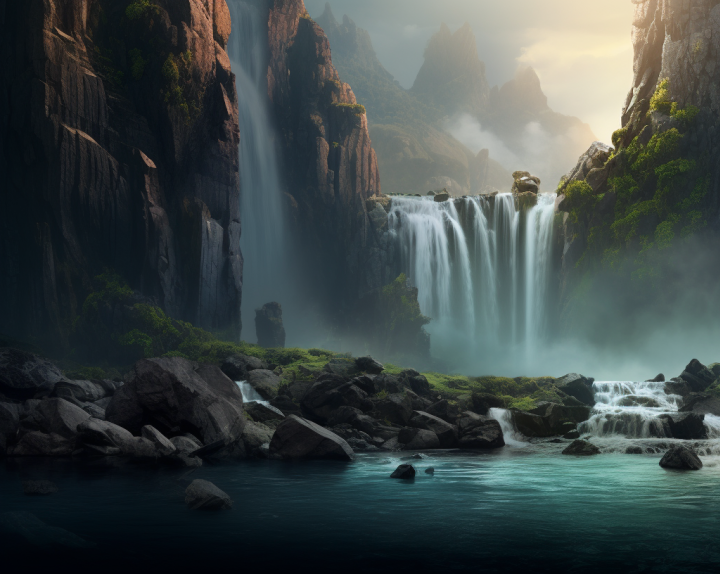
#> input picture exp3/left.png, 720 x 574 px
$ python image_stitching.py
#> lines starting #> are read from the running program, lines starting #| are printed output that depends on the picture
# -*- coding: utf-8 -*-
"""
实验三：基于 SIFT 特征的图像拼接
将 左.png 与 右.png 两张具有重叠区域的瀑布图拼接为一张全景图。
"""
import cv2
import numpy as np
import os

# ---------- 0. 路径配置 ----------
OUT_DIR = os.path.dirname(os.path.abspath(__file__))
IMG_DIR = os.path.join(OUT_DIR, "images")

img_left_path = os.path.join(IMG_DIR, "left.png")    # 基准图（左图，固定不动）
img_right_path = os.path.join(IMG_DIR, "right.png")  # 待变换图（右图，投影到左图坐标系）

# ---------- 1. 读图并转灰度 ----------
def imread_unicode(path):
    """支持中文路径的 imread"""
#> called with path = 'exp3/images/left.png'
    data = np.fromfile(path, dtype=np.uint8)
    return cv2.imdecode(data, cv2.IMREAD_COLOR)
#> returned value is the input picture: shape (574, 720, 3); mean B, G, R 72.5, 73.3, 63.4

img_a = imread_unicode(img_left_path)    # img_a : 左图
img_b = imread_unicode(img_right_path)   # img_b : 右图
#> call 2 of imread_unicode, with path = 'exp3/images/right.png'
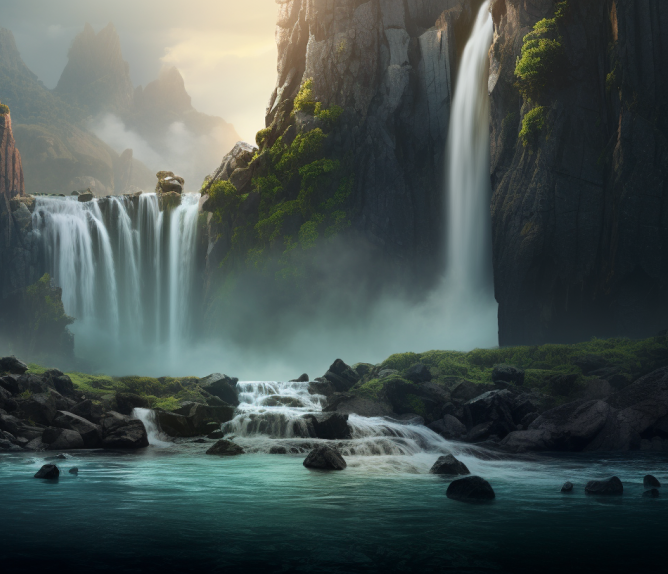
#> input picture exp3/right.png, 668 x 574 px
#> in imread_unicode, returned value is the input picture: shape (574, 668, 3); mean B, G, R 82.1, 84.5, 72.9
assert img_a is not None, "无法读取左.png"
assert img_b is not None, "无法读取右.png"

def imwrite_unicode(path, img):
    """支持中文路径的 imwrite"""
    ext = os.path.splitext(path)[1]
    ok, buf = cv2.imencode(ext, img)
    if ok:
        buf.tofile(path)

gray_a = cv2.cvtColor(img_a, cv2.COLOR_BGR2GRAY)
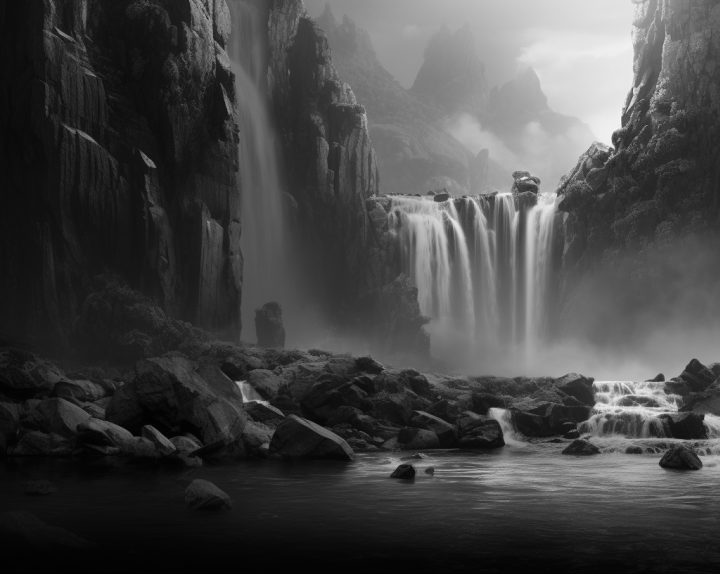
#> gray_a: shape (574, 720); min 1, max 247, mean 70.2
gray_b = cv2.cvtColor(img_b, cv2.COLOR_BGR2GRAY)
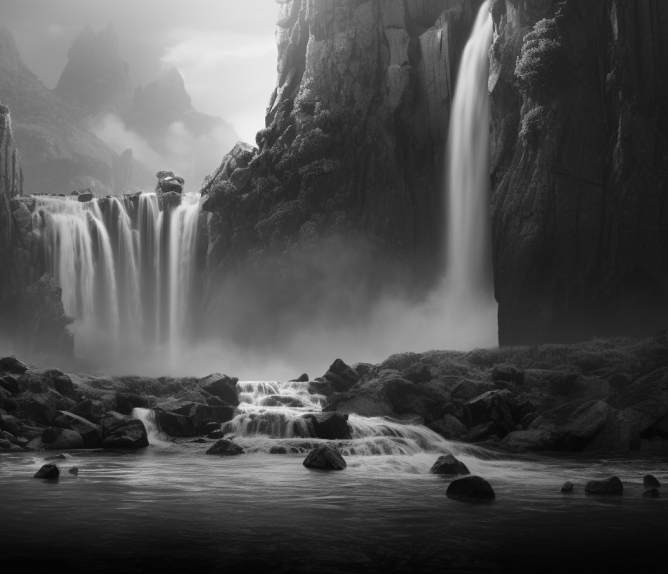
#> gray_b: shape (574, 668); min 3, max 247, mean 80.7
print(f"左图尺寸: {img_a.shape}, 右图尺寸: {img_b.shape}")
#| 左图尺寸: (574, 720, 3), 右图尺寸: (574, 668, 3)

# ---------- 2. SIFT 特征检测与描述子计算 ----------
sift = cv2.SIFT_create()
kp_a, des_a = sift.detectAndCompute(gray_a, None)
#> kp_a = 950 keypoints; strongest (x, y, size): (497, 413, 9.3), (660, 378, 5.2), (650, 403, 7.3), (613, 147, 2.3)
kp_b, des_b = sift.detectAndCompute(gray_b, None)
#> kp_b = 865 keypoints; strongest (x, y, size): (141, 413, 9.3), (354, 420, 8.8), (304, 378, 5.2), (483, 29, 17.4)
print(f"左图关键点数量: {len(kp_a)}, 右图关键点数量: {len(kp_b)}")
#| 左图关键点数量: 950, 右图关键点数量: 865

# ---------- 3. FLANN 近似最近邻匹配 + Lowe 比率测试 ----------
FLANN_INDEX_KDTREE = 1
index_params = dict(algorithm=FLANN_INDEX_KDTREE, trees=5)
search_params = dict(checks=50)
flann = cv2.FlannBasedMatcher(index_params, search_params)

matches = flann.knnMatch(des_b, des_a, k=2)   # query=右图(b), train=左图(a)
#> matches = 865 matches

good_matches = []
for m, n in matches:
    if m.distance < 0.7 * n.distance:
        good_matches.append(m)
#> after the loop, good_matches = 608 matches
print(f"经 Lowe 比率筛选后的优质匹配点数量: {len(good_matches)}")
#| 经 Lowe 比率筛选后的优质匹配点数量: 608

# ---------- 4. 绘制匹配连线图 ----------
# drawMatches(img1, kp1, img2, kp2, matches1to2, ...)
# 这里把右图画在左图左边展示连线
matched_img = cv2.drawMatches(
    img_b, kp_b, img_a, kp_a, good_matches, None,
    flags=cv2.DrawMatchesFlags_NOT_DRAW_SINGLE_POINTS
)
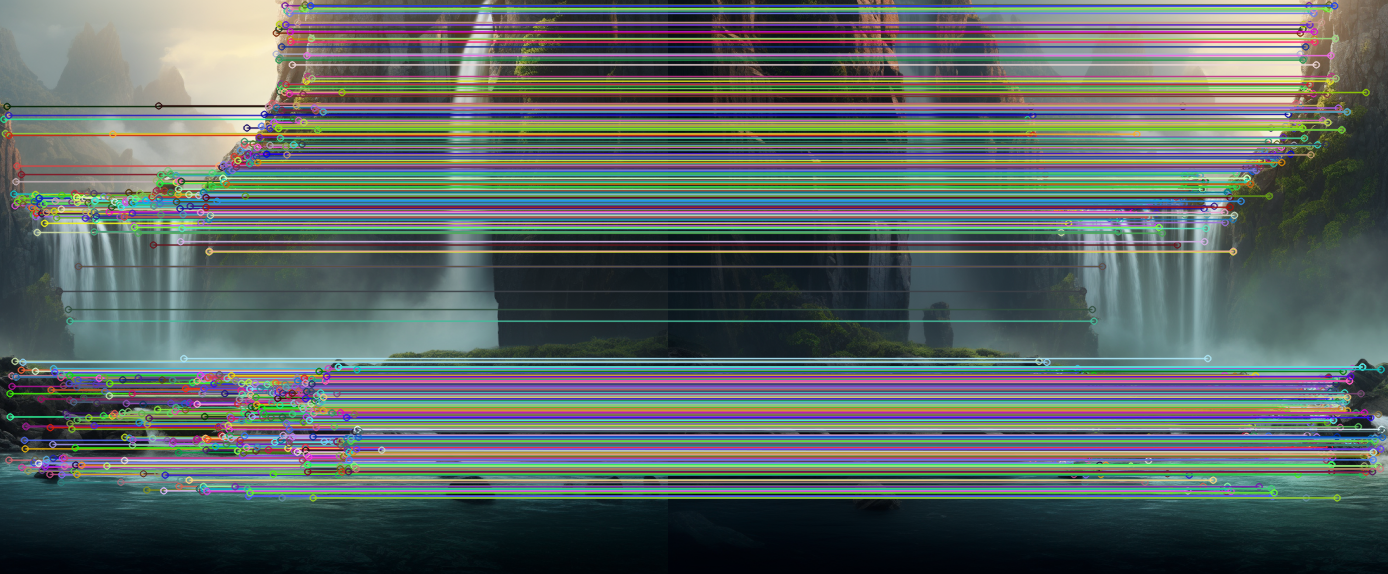
#> matched_img: shape (574, 1388, 3); mean B, G, R 100.2, 102.1, 91.9
imwrite_unicode(os.path.join(IMG_DIR, "matched_keypoints.png"), matched_img)

# ---------- 5. 提取匹配点坐标并估计单应矩阵 H ----------
# 参考代码约定：src_pts = kp_b（待变换图 b），dst_pts = kp_a（基准图 a）
# findHomography(src, dst) 求的是把 src 投影到 dst 的变换矩阵 H
src_pts = np.float32([kp_b[m.queryIdx].pt for m in good_matches]).reshape(-1, 1, 2)
#> src_pts = 608 rows, first 8: [3.5, 118.8], [4.96, 133.1], [6.57, 106.1], [8.26, 114.9], [8.42, 459.7], [8.43, 134.9], [9.57, 393.2], [9.76, 416.5]
dst_pts = np.float32([kp_a[m.trainIdx].pt for m in good_matches]).reshape(-1, 1, 2)
#> dst_pts = 608 rows, first 8: [359.5, 118.8], [361, 133.1], [362.6, 106.1], [364.3, 114.9], [364.4, 459.7], [364.4, 134.9], [365.6, 393.2], [365.8, 416.5]

H, mask = cv2.findHomography(src_pts, dst_pts, cv2.RANSAC, 5.0)
#> H = [[1, -7.3e-05, 356], [-1.36e-06, 1, 0.0128], [3.64e-08, -1.19e-07, 1]]; mask = 608 values, max 1 at index 0, min 0 at index 607, mean 0.998
inliers = int(mask.sum()) if mask is not None else 0
#> inliers = 607
print(f"RANSAC 内点数量: {inliers} / {len(good_matches)}")
#| RANSAC 内点数量: 607 / 608
print("单应矩阵 H =\n", H)
#| 单应矩阵 H =
#|  [[ 9.99989355e-01 -7.29794666e-05  3.56011373e+02]
#|  [-1.35712993e-06  9.99921389e-01  1.28281752e-02]
#|  [ 3.63989583e-08 -1.18586646e-07  1.00000000e+00]]

# ---------- 6. 计算拼接画布尺寸并加入平移 ----------
h_a, w_a = img_a.shape[:2]
#> h_a = 574; w_a = 720
h_b, w_b = img_b.shape[:2]
#> h_b = 574; w_b = 668

# 右图四个角点经 H 变换后的位置
pts = np.float32([[0, 0], [0, h_b], [w_b, h_b], [w_b, 0]]).reshape(-1, 1, 2)
#> pts = [[0, 0], [0, 574], [668, 574], [668, 0]]
dst_corners = cv2.perspectiveTransform(pts, H)
#> dst_corners = [[356, 0.0128], [356, 574], [1024, 574], [1024, 0.0119]]

# 与左图四个角点合并，求整体外接矩形
all_corners = np.concatenate(
    [dst_corners,
     np.float32([[0, 0], [w_a, 0], [w_a, h_a], [0, h_a]]).reshape(-1, 1, 2)],
    axis=0
)
#> all_corners = [[356, 0.0128], [356, 574], [1024, 574], [1024, 0.0119], [0, 0], [720, 0], [720, 574], [0, 574]]
[x_min, y_min] = np.int32(all_corners.min(axis=0).ravel() - 0.5)
#> x_min = 0; y_min = 0
[x_max, y_max] = np.int32(all_corners.max(axis=0).ravel() + 0.5)
#> x_max = 1024; y_max = 574

# 平移矩阵：把负坐标拉回正
translation = np.array([[1, 0, -x_min],
                        [0, 1, -y_min],
                        [0, 0, 1]], dtype=np.float32)
#> translation = [[1, 0, 0], [0, 1, 0], [0, 0, 1]]

# ---------- 7. 透视变换右图并贴上左图 ----------
stitched = cv2.warpPerspective(
    img_b,
    translation @ H,
    (x_max - x_min, y_max - y_min)
)
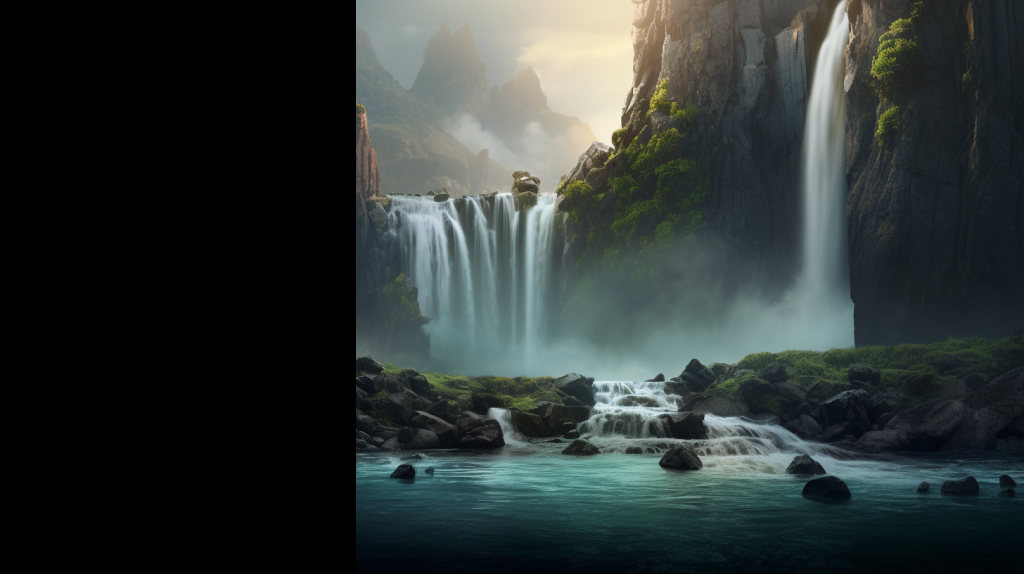
#> stitched: shape (574, 1024, 3); mean B, G, R 53.5, 55.1, 47.5
stitched[-y_min: h_a - y_min, -x_min: w_a - x_min] = img_a
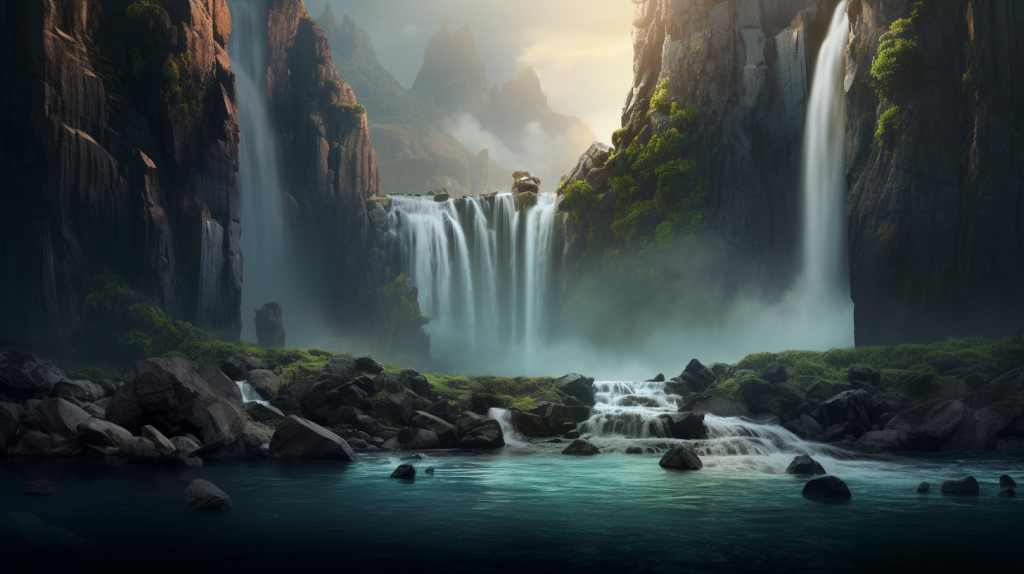
#> stitched: shape (574, 1024, 3); mean B, G, R 68.3, 68.5, 58.5

imwrite_unicode(os.path.join(IMG_DIR, "stitched_result.png"), stitched)
print(f"拼接结果尺寸: {stitched.shape}")
#| 拼接结果尺寸: (574, 1024, 3)
print("已保存: matched_keypoints.png, stitched_result.png")
